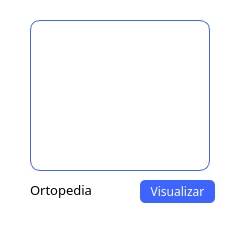
<?xml version="1.0" encoding="UTF-8"?>
<ui version="4.0">
 <class>Tarjeta_Servicios</class>
 <widget class="QWidget" name="Tarjeta_Servicios">
  <property name="geometry">
   <rect>
    <x>0</x>
    <y>0</y>
    <width>250</width>
    <height>250</height>
   </rect>
  </property>
  <property name="minimumSize">
   <size>
    <width>250</width>
    <height>250</height>
   </size>
  </property>
  <property name="maximumSize">
   <size>
    <width>250</width>
    <height>250</height>
   </size>
  </property>
  <property name="windowTitle">
   <string>Form</string>
  </property>
  <property name="styleSheet">
   <string notr="true">border: none;
background: white;</string>
  </property>
  <widget class="QLabel" name="nombre_servicio">
   <property name="geometry">
    <rect>
     <x>30</x>
     <y>180</y>
     <width>91</width>
     <height>20</height>
    </rect>
   </property>
   <property name="font">
    <font>
     <family>Montserrat</family>
     <pointsize>10</pointsize>
    </font>
   </property>
   <property name="text">
    <string>Ortopedia</string>
   </property>
   <property name="alignment">
    <set>Qt::AlignLeading|Qt::AlignLeft|Qt::AlignVCenter</set>
   </property>
  </widget>
  <widget class="QLabel" name="label">
   <property name="geometry">
    <rect>
     <x>30</x>
     <y>20</y>
     <width>180</width>
     <height>151</height>
    </rect>
   </property>
   <property name="styleSheet">
    <string notr="true">border: 1px solid #3E64FF;
border-radius: 10px;</string>
   </property>
   <property name="text">
    <string/>
   </property>
  </widget>
  <widget class="QLabel" name="img_servicios">
   <property name="geometry">
    <rect>
     <x>50</x>
     <y>30</y>
     <width>140</width>
     <height>140</height>
    </rect>
   </property>
   <property name="text">
    <string/>
   </property>
   <property name="scaledContents">
    <bool>true</bool>
   </property>
  </widget>
  <widget class="QPushButton" name="btn_visualizar_servicio">
   <property name="geometry">
    <rect>
     <x>140</x>
     <y>180</y>
     <width>75</width>
     <height>23</height>
    </rect>
   </property>
   <property name="font">
    <font>
     <family>Montserrat</family>
    </font>
   </property>
   <property name="styleSheet">
    <string notr="true">border: none;
background: #3E64FF;
border-radius: 5px;
color: white;</string>
   </property>
   <property name="text">
    <string>Visualizar</string>
   </property>
  </widget>
 </widget>
 <resources/>
 <connections/>
</ui>
